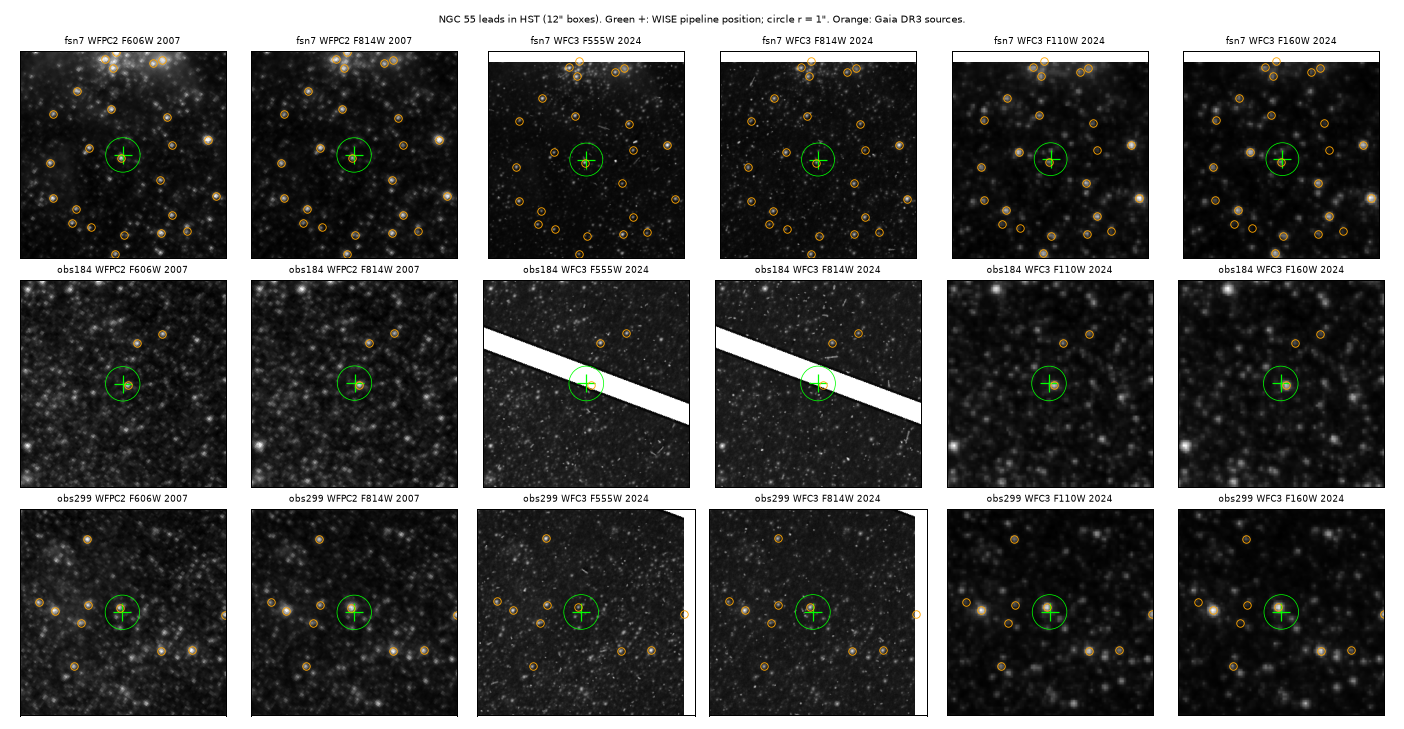

The script that saved this image:
"""HST stamps and aperture photometry at the NGC 55 leads: WFPC2/PC 2007-08 (prog 11307: F606W, F814W) vs WFC3 2024-07
(prog 17520: UVIS F555W, F814W; IR F110W, F160W). HLA fitscut cutouts (300 px) in
~/oddsky-runs/imaging/scratch/h0012b-referee/hst_ngc55/ (fetched with curl; see the report).

    uv run python -I hunts/H-0012/reviews/h0012b-referee/hst_ngc55.py
Writes hst_ngc55.png and hst_ngc55.json next to this script.
"""
import json
from pathlib import Path

import matplotlib

matplotlib.use("Agg")
import matplotlib.pyplot as plt
import numpy as np
from astropy.io import fits
from astropy.wcs import WCS

HERE = Path(__file__).resolve().parent
D = Path("~/oddsky-runs/imaging/scratch/h0012b-referee/hst_ngc55").expanduser()
DS = [("WFPC2 F606W 2007", "hst_11307_10_wfpc2_pc_f606w_ua3j10"), ("WFPC2 F814W 2007", "hst_11307_10_wfpc2_pc_f814w_ua3j10"),
      ("WFC3 F555W 2024", "hst_17520_14_wfc3_uvis_f555w_if9s14da"), ("WFC3 F814W 2024", "hst_17520_14_wfc3_uvis_f814w_if9s14de"),
      ("WFC3 F110W 2024", "hst_17520_14_wfc3_ir_f110w_if9s14d6"), ("WFC3 F160W 2024", "hst_17520_14_wfc3_ir_f160w_if9s14d3")]
# WISE pipeline position and the Gaia DR3 sources near each lead (from archives.json)
A = json.loads((HERE / "archives.json").read_text())
LEADS = {"fsn7": ("NGC55_fsn7", 3.80788, -39.2148), "obs184": ("NGC55_obs184", 3.79288, -39.2126),
         "obs299": ("NGC55_obs299", 3.79834, -39.2132)}
HALF = 6.0  # arcsec


def abmag(h, flux_es):
    hd = h[0].header if "PHOTFLAM" in h[0].header else h[1].header if len(h) > 1 else h[0].header
    pf, pl = hd.get("PHOTFLAM"), hd.get("PHOTPLAM")
    if not pf or not pl or flux_es <= 0:
        return None
    return float(-2.5 * np.log10(flux_es * pf) - 5 * np.log10(pl) - 2.408)


def main():
    out = {}
    fig, ax = plt.subplots(len(LEADS), len(DS), figsize=(2.6 * len(DS), 2.7 * len(LEADS)))
    for i, (key, (lab, ra, dec)) in enumerate(LEADS.items()):
        gaia = [(r["ra"], r["dec"], r["phot_g_mean_mag"]) for r in A[lab]["gaia"]["rows"]]
        out[key] = {}
        for j, (title, ds) in enumerate(DS):
            a = ax[i, j]
            a.set_xticks([]); a.set_yticks([])
            p = D / f"{key}_{ds}.fits"
            if not p.exists() or p.stat().st_size < 1000:
                a.set_title(title + " n/a", fontsize=7)
                continue
            h = fits.open(p)
            ext = 0 if h[0].data is not None else 1
            img = h[ext].data.astype(float)
            w = WCS(h[ext].header)
            scale = np.sqrt(abs(np.linalg.det(w.pixel_scale_matrix))) * 3600
            x0, y0 = w.all_world2pix(ra, dec, 0)
            n = int(HALF / scale)
            xi, yi = int(round(float(x0))), int(round(float(y0)))
            sub = img[max(yi - n, 0):yi + n + 1, max(xi - n, 0):xi + n + 1]
            v0, v1 = np.nanpercentile(sub, [5, 99.7])
            a.imshow(np.arcsinh((sub - v0) / max(v1 - v0, 1e-6) * 10), origin="lower", cmap="gray")
            ox, oy = max(xi - n, 0), max(yi - n, 0)
            a.plot(x0 - ox, y0 - oy, "+", color="lime", ms=14, mew=1)
            # 0.5" WISE astrometric floor circle
            a.add_patch(plt.Circle((x0 - ox, y0 - oy), 1.0 / scale, fill=False, color="lime", lw=0.6))
            phot = []
            for gra, gdec, g in gaia:
                gx, gy = w.all_world2pix(gra, gdec, 0)
                a.plot(gx - ox, gy - oy, "o", mfc="none", color="orange", ms=6, mew=0.7)
                yy, xx = np.mgrid[:img.shape[0], :img.shape[1]]
                rr = np.hypot(xx - gx, yy - gy)
                rap = 0.2 / scale
                apm = rr <= rap
                sky = (rr > 0.4 / scale) & (rr < 0.8 / scale)
                if apm.sum() and sky.sum() > 10 and np.isfinite(img[apm]).all():
                    f = np.nansum(img[apm] - np.nanmedian(img[sky]))
                    phot.append(dict(gaia_G=g, sep_from_wise=float(np.hypot((gra - ra) * np.cos(np.radians(dec)), gdec - dec) * 3600),
                                     flux_r02=float(f), ab_r02_uncorrected=abmag(h, f)))
            out[key][title] = dict(scale=float(scale), units=h[ext].header.get("BUNIT", ""), gaia_phot=phot)
            a.set_title(f"{key} {title}", fontsize=7)
    fig.suptitle("NGC 55 leads in HST (12\" boxes). Green +: WISE pipeline position; circle r = 1\". "
                 "Orange: Gaia DR3 sources.", fontsize=8)
    fig.tight_layout()
    fig.savefig(HERE / "hst_ngc55.png", dpi=90)
    (HERE / "hst_ngc55.json").write_text(json.dumps(out, indent=1))
    for k, v in out.items():
        for t, d in v.items():
            ph = sorted(d["gaia_phot"], key=lambda x: x["sep_from_wise"])[:3]
            print(k, t, [(round(x["sep_from_wise"], 2), x["gaia_G"], None if x["ab_r02_uncorrected"] is None else round(x["ab_r02_uncorrected"], 2)) for x in ph])


if __name__ == "__main__":
    main()
